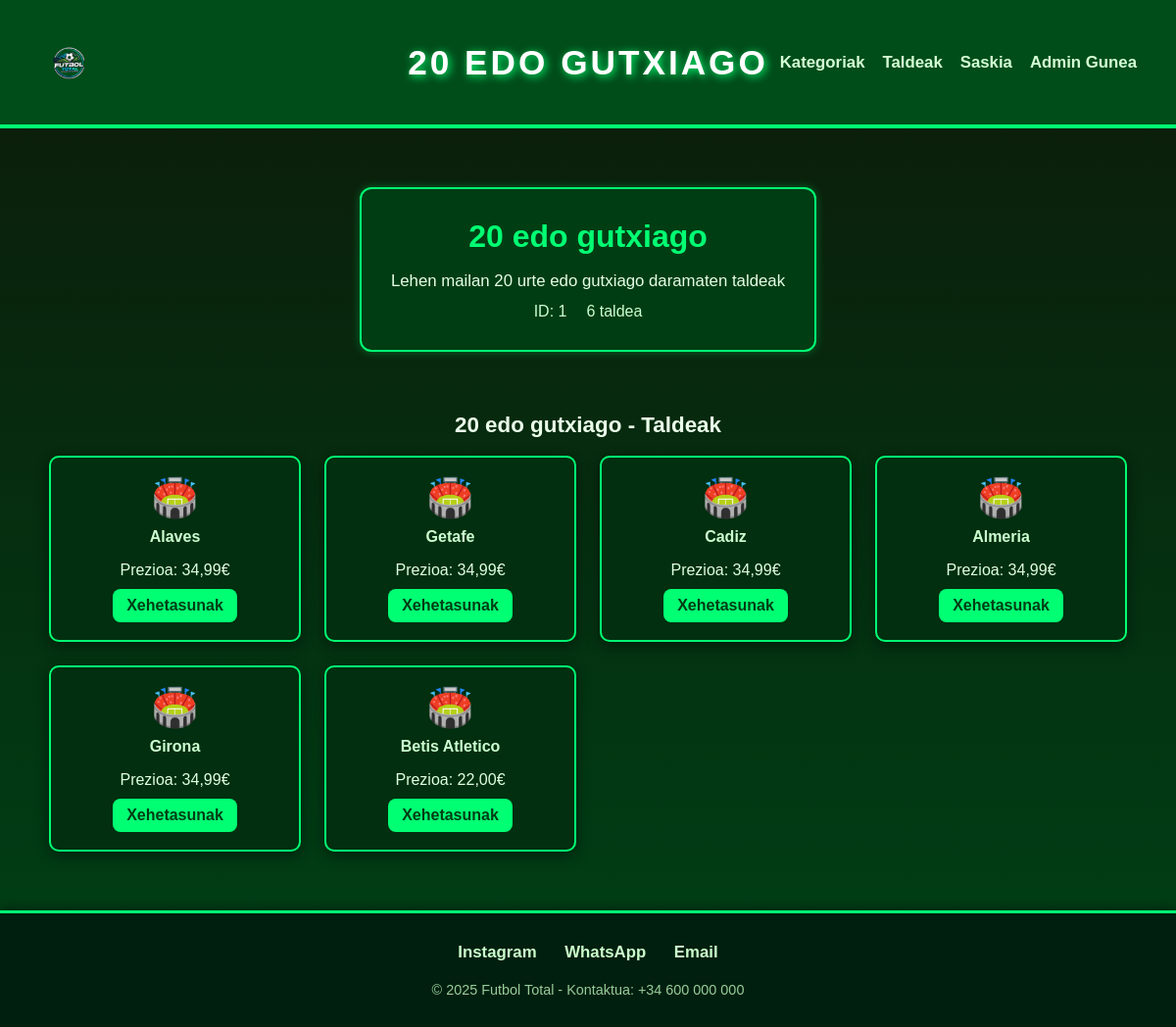
Screenshot of /hasiera/kategoria/kategoria_erakutsi.php?id=1 with the database file from the repository.
### tables this page shows
CREATE TABLE "kategoriak" (id INTEGER NOT NULL, izenburua VARCHAR(255) NOT NULL, deskribapena TEXT, PRIMARY KEY (id AUTOINCREMENT));

CREATE TABLE taldeak (id INTEGER PRIMARY KEY, id_kategoria INTEGER NOT NULL, talde_izena VARCHAR(255) NOT NULL, prezioa DECIMAL(10, 2) NOT NULL, deskontua DECIMAL(10, 2) NOT NULL, urteak_lehen_mailan INTEGER NOT NULL, eskaintzak INTEGER, nobedadeak INTEGER, FOREIGN KEY (id_kategoria) REFERENCES kategoriak(id) ON DELETE CASCADE);

### klaseak/com/leartik/daw24anar/kategoria/kategoria_db.php (called while the page is built, shortened)
<?php
require_once(__DIR__ . '/kategoria.php');
class KategoriaDB
{
    public static function selectKategoria($id)
    {
        try {
            $db = new PDO("sqlite:C:\\Users\\PC-8\\xampp\\htdocs\\Erronka_01\\denda.db");
            $erregistroak = $db->query("select * from kategoriak where id=" . $id);
            $kategoria = null;
            if ($erregistroa = $erregistroak->fetch(PDO::FETCH_ASSOC)) {
                $kategoria = new Kategoria();
                $kategoria->setId($erregistroa['id']);
                $kategoria->setIzenburua($erregistroa['izenburua']);
                $kategoria->setDeskribapena($erregistroa['deskribapena']);
            }
            return $kategoria;
        } catch (Exception $e) {
            echo "<p>Salbuespena: " . $e->getMessage() . "</p>\n";
            return null;
        }
    }
}
?>

### klaseak/com/leartik/daw24anar/kategoria/kategoria.php (called while the page is built, shortened)
<?php
class Kategoria
{
    private $id;
    private $izenburua;
    private $deskribapena;
    public function setId($id)
    {
        $this->id = $id;
    }
    public function getId()
    {
        return $this->id;
    }
    public function setIzenburua($izenburua)
    {
        $this->izenburua = $izenburua;
    }
    public function getIzenburua()
    {
        return $this->izenburua;
    }
    public function setDeskribapena($deskribapena)
    {
        $this->deskribapena = $deskribapena;
    }
    public function getDeskribapena()
    {
        return $this->deskribapena;
    }
}
?>

### klaseak/com/leartik/daw24anar/taldea/taldea_db.php (called while the page is built, shortened)
<?php
require_once(__DIR__ . '/taldea.php');
class TaldeaDB
{
    private static function connect() {
        $db = new PDO(self::DB_PATH);
        $db->setAttribute(PDO::ATTR_ERRMODE, PDO::ERRMODE_EXCEPTION);
        return $db;
    }
    public static function selectTaldeak()
    {
        try {
            $db = self::connect();
            $erregistroak = $db->query("SELECT id, id_kategoria, talde_izena, prezioa, deskontua, urteak_lehen_mailan, nobedadeak, eskaintzak FROM taldeak");
            $taldeak = array();
            while ($erregistroa = $erregistroak->fetch(PDO::FETCH_ASSOC)) {
                $taldea = new Taldea();
                $taldea->setId($erregistroa['id']);
                $taldea->setIdKategoria($erregistroa['id_kategoria']);
                $taldea->setTaldeIzena($erregistroa['talde_izena']);
                $taldea->setPrezioa($erregistroa['prezioa']);
                $taldea->setDeskontua($erregistroa['deskontua']);
                $taldea->setUrteakLehenMailan($erregistroa['urteak_lehen_mailan']);
                if (isset($erregistroa['nobedadeak'])) {
                    $taldea->setNobedadeak($erregistroa['nobedadeak']);
                }
                if (isset($erregistroa['eskaintzak'])) {
                    $taldea->setEskaintzak($erregistroa['eskaintzak']);
                }
                $taldeak[] = $taldea;
            }
            return $taldeak;
        } catch (Exception $e) {
            echo "<p style='color: red;'>!!! Salbuespena selectTaldeak !!! Mezua: " . $e->getMessage() . "</p>\n";
            return null;
        }
    }
}
?>

### klaseak/com/leartik/daw24anar/taldea/taldea.php (called while the page is built, shortened)
<?php
class Taldea
{
    private $id;
    private $talde_izena;
    private $prezioa;
    public function setId($id)
    {
        $this->id = $id;
    }
    public function getId()
    {
        return $this->id;
    }
    public function setTaldeIzena($talde_izena)
    {
        $this->talde_izena = $talde_izena;
    }
    public function getTaldeIzena()
    {
        return $this->talde_izena;
    }
    public function setPrezioa($prezioa)
    {
        $this->prezioa = $prezioa;
    }
    public function getPrezioa()
    {
        return $this->prezioa;
    }
}
?>

### hasiera/kategoria/kategoria_erakutsi.php (the view, shortened to what this page needs)
<?php
require_once '../../klaseak/com/leartik/daw24anar/kategoria/kategoria_db.php';
require_once '../../klaseak/com/leartik/daw24anar/taldea/taldea.php';
require_once '../../klaseak/com/leartik/daw24anar/taldea/taldea_db.php';
$kategoriaId = 0;
if (isset($_GET['id'])) {
    $kategoriaId = (int)$_GET['id'];
} elseif (isset($_GET['kategoria_id'])) {
    $kategoriaId = (int)$_GET['kategoria_id'];
}
$kategoria = KategoriaDB::selectKategoria($kategoriaId);
$taldeakAll = TaldeaDB::selectTaldeak();
$taldeak = array();
if (is_array($taldeakAll)) {
    foreach ($taldeakAll as $t) {
        $tid = null;
        if (method_exists($t, 'getIdKategoria')) {
            $tid = $t->getIdKategoria();
        } elseif (method_exists($t, 'getId_kategoria')) {
            $tid = $t->getId_kategoria();
        }
        if ($tid == $kategoriaId) {
            $taldeak[] = $t;
        }
    }
}
?>
<!DOCTYPE html>
<html lang="eu">
<head>
    <link rel="stylesheet" href="kategoria_estiloa.css">
</head>
<body>
    <header class="header">
        <div class="header-section logo">
            <img src="../img/logoa.png" alt="Dendaren logotipoa">
        </div>
        <h1 class="header-section title"><?php echo htmlspecialchars($kategoria->getIzenburua()); ?></h1>
        <nav class="header-section nav">
            <a href="../kategoria/kategoriak_erakutsi.php">Kategoriak</a>
            <a href="../taldea/taldeak_erakutsi.php">Taldeak</a>
            <a href="#">Saskia</a>
            <a href="../../admin/index.php">Admin Gunea</a>
        </nav>
    </header>
    <main class="main-content">
        <section class="featured">
            <div class="category-card single">
                <h2><?php echo htmlspecialchars($kategoria->getIzenburua()); ?></h2>
                <?php if (method_exists($kategoria, 'getDeskribapena')): ?>
                    <p><?php echo nl2br(htmlspecialchars($kategoria->getDeskribapena())); ?></p>
                <?php endif; ?>
                <div class="meta">
                    <span>ID: <?php echo $kategoria->getId(); ?></span>
                    <span><?php echo count($taldeak); ?> taldea</span>
                </div>
            </div>
        </section>
        <section class="teams-section">
            <?php if (!empty($taldeak)): ?>
                <h3 class="teams-title"><?php echo htmlspecialchars($kategoria->getIzenburua()); ?> - Taldeak</h3>
                <div class="teams-grid">
                    <?php foreach ($taldeak as $taldea): ?>
                        <article class="team-card">
                            <div class="team-card-inner">
                                <div class="team-thumb">🏟️</div>
                                <h4><?php echo htmlspecialchars(method_exists($taldea,'getTaldeIzena') ? $taldea->getTaldeIzena() : 'Taldea'); ?></h4>
                                <p class="team-info">Prezioa: <?php echo number_format((float) (method_exists($taldea,'getPrezioa') ? $taldea->getPrezioa() : 0), 2, ',', '.'); ?>€</p>
                                <a class="view-btn" href="../taldea/taldea_erakutsi.php?id=<?php echo $taldea->getId(); ?>">Xehetasunak</a>
                            </div>
                        </article>
                    <?php endforeach; ?>
                </div>
            <?php else: ?>
                <div class="empty-state">
                    <p>Ez dago taldeik kategoria honetan.</p>
                </div>
            <?php endif; ?>
        </section>
    </main>
    <footer class="footer">
        <div class="socials">
            <a href="https://www.instagram.com/" target="_blank">Instagram</a>
            <a href="https://wa.me/34600000000" target="_blank">WhatsApp</a>
            <a href="mailto:info@futboltotal.com">Email</a>
        </div>
        <p>© 2025 Futbol Total - Kontaktua: +34 600 000 000</p>
    </footer>
</body>
</html>

### hasiera/kategoria/kategoria_estiloa.css (style rules this page uses)
body { font-family: 'Arial Black', Arial, sans-serif; margin: 0; background-color: #0b1f0a; color: #f0f0f0; display: grid; grid-template-rows: auto 1fr auto; min-height: 100vh; }
a { color: #00ff73; text-decoration: none; }
.header { display: grid; grid-template-columns: 1fr auto 1fr; align-items: center; background-color: #004d1a; padding: 20px 40px; border-bottom: 4px solid #00ff73; box-shadow: 0 2px 10px rgba(0, 0, 0, 0.4); }
.header-section { display: flex; align-items: center; justify-content: center; }
.logo { justify-content: flex-start; }
.logo img { width: 60px; height: 60px; }
.title { font-size: 2.2em; color: #fff; letter-spacing: 3px; text-transform: uppercase; text-shadow: 2px 2px 8px #00ff73; }
.nav { justify-content: flex-end; gap: 18px; }
.nav a { color: #d4ffd4; font-weight: bold; font-size: 1.05em; transition: color .25s, transform .15s; }
.main-content { display: grid; justify-items: center; align-items: start; padding: 60px 20px; background: linear-gradient(180deg, #0b1f0a 0%, #003d15 100%); }
.featured { width: 100%; max-width: 900px; display: flex; justify-content: center; }
.category-card { background-color: #013d13; border: 2px solid #00ff73; border-radius: 12px; padding: 30px; text-align: center; box-shadow: 0 0 10px rgba(0, 255, 115, 0.3); transition: transform .25s, box-shadow .25s; }
.category-card.single { max-width: 720px; }
.category-card h2 { color: #00ff73; margin: 0 0 10px; font-size: 2em; }
.category-card p { font-size: 1.05em; margin-bottom: 12px; color: #e6ffe6; }
.category-card .meta { margin-top: 12px; display: flex; gap: 20px; justify-content: center; color: #ccffd0; }
.teams-section { width: 100%; max-width: 1100px; margin-top: 40px; padding: 0 10px; }
.teams-title { color: #eaffea; text-align: center; margin-bottom: 18px; font-size: 1.4em; }
.teams-grid { display: grid; grid-template-columns: repeat(auto-fit, minmax(220px, 1fr)); gap: 24px; }
.team-card { background: #012f0f; border: 2px solid #00ff73; border-radius: 10px; padding: 18px; box-shadow: 0 4px 14px rgba(0, 0, 0, 0.45); text-align: center; transition: transform .18s; }
.team-thumb { font-size: 2.4em; margin-bottom: 8px; }
.team-card h4 { color: #ccffd0; margin: 8px 0; }
.team-info { color: #dfffe0; margin-bottom: 10px; }
.view-btn { display: inline-block; background: #00ff73; color: #003d15; padding: 8px 14px; border-radius: 8px; font-weight: bold; text-decoration: none; }
.footer { display: grid; grid-template-rows: auto auto; justify-items: center; background-color: #001f0f; padding: 30px; border-top: 3px solid #00ff73; box-shadow: 0 -2px 10px rgba(0, 0, 0, 0.4); }
.footer .socials { margin-bottom: 15px; font-size: 1.05em; }
.footer .socials a { margin: 0 12px; color: #ccffcc; font-weight: bold; }
.footer p { font-size: 0.9em; color: #99cc99; margin: 5px 0 0; }

### rows the page displays
kategoriak: izenburua "20 EDO GUTXIAGO", izenburua "20 edo gutxiago", deskribapena "Lehen mailan 20 urte edo gutxiago daramaten taldeak", id "1"
taldeak: talde_izena "Alaves", prezioa "34,99"
taldeak: talde_izena "Getafe", prezioa "34,99"
taldeak: talde_izena "Cadiz", prezioa "34,99"
taldeak: talde_izena "Almeria", prezioa "34,99"
taldeak: talde_izena "Girona", prezioa "34,99"
taldeak: talde_izena "Betis Atletico", prezioa "22,00"

### other values shown
count($taldeak) "6"
